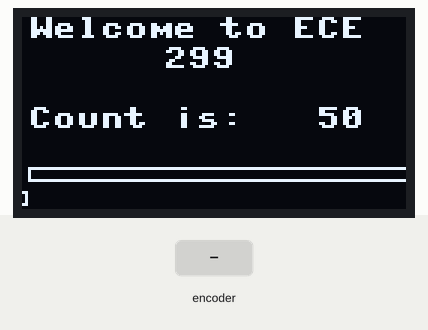
The program below on a simulated Raspberry Pi Pico running MicroPython. On the bench: 128×64 one-colour display. Inputs (shaded band) come from the test bench. Library files of the repository ran but are not shown: ssd1306.py; what the program prints to the serial console is not drawn.

Above: at 1.2 s.
1.3 s: rotary encoder on GP1 (EncoderA) / GP0 (EncoderB) turned 1 step (first pin leading)
Timing chart, 0 to 4.3 s (numbered marks = the images above; inputs shaded):
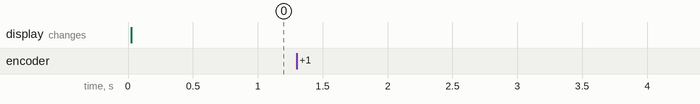

The program:

encoder.py
```python
from machine import Pin, SPI # SPI is a class associated with the machine library.


# The below specified libraries have to be included. Also, ssd1306.py must be saved on the Pico.
from ssd1306 import SSD1306_SPI # this is the driver library and the corresponding class
import framebuf # this is another library for the display.


# Define columns and rows of the oled display. These numbers are the standard values.
SCREEN_WIDTH = 128 #number of columns
SCREEN_HEIGHT = 64 #number of rows

EncoderState = 0
UpdateDisplay = True

#
# Encoder service routine for terminal A and B
#

def DoEncoder( Encoder, State ):
    global EncoderState
    global Count
    global UpdateDisplay

#
# Debug output
#
    print( EncoderState, Encoder, State )

    if ( EncoderState == 0 ):
#
# Check for input A going low ( encoder turning left )
#
        if (( Encoder == 'A' ) and ( State == 4 )):
            EncoderState = 1

#
# Check for input B going low ( encoder turning right )
#
        if (( Encoder == 'B' ) and ( State == 4 )):
            EncoderState = 4

#
# Encoding turing right squence ( A=0 then B=0 then A=1 and finally B=1 )
#

    elif( EncoderState == 1 ):
#
# This should be input B going low
#
        if (( Encoder == 'B' ) and ( State == 4 )):
            EncoderState = 2
        else:
            EncoderState = 0

    elif ( EncoderState == 2 ):
#
# This should be input A going high
#
        if (( Encoder == 'A' ) and ( State == 8 )):
            EncoderState = 3
        else:
            EncoderState = 0

    elif ( EncoderState == 3 ):
#
# Finally input B should go high
#
        if (( Encoder == 'B' ) and ( State == 8 )):

#
# The shaft is turing right so increment the count
#
            if ( Count < 99 ):
                Count = Count + 1
                UpdateDisplay = True


        EncoderState = 0


#
# Encoding turing left squence ( B=0 then A=0 then B=1 and finally A=1 )
#

    elif ( EncoderState == 4 ):
#
# This should be input A going low
#
        if (( Encoder == 'A' ) and ( State == 4 )):
            EncoderState = 5
        else:
            EncoderState = 0

    elif ( EncoderState == 5 ):
#
# This should be input B going high
#
        if (( Encoder == 'B' ) and ( State == 8 )):
            EncoderState = 6
        else:
            EncoderState = 0

    elif ( EncoderState == 6 ):
#
# This should be input A going high
#
        if (( Encoder == 'A' ) and ( State == 8 )):
#
# The shaft is turing left so decrement the count
#
            if ( Count != 0 ):
                Count = Count - 1
                UpdateDisplay = True

        EncoderState = 0

    else:
        EncoderState = 0

    return( True )

#
# Service terminal A interrupt
#

def EncoderAInterrupt( Pin ):
    DoEncoder( 'A', Pin.irq().flags())
    return( True )

#
# Service terminal B interrupt
#

def EncoderBInterrupt( Pin ):
    DoEncoder( 'B', Pin.irq().flags())
    return( True )

#
# GPIO 4 ( Pin 6 ) is connected to terminal A on the encoder
#
EncoderA = Pin( 1, Pin.IN )

#
# GPIO 2 ( Pin 4 ) is connected to terminal B on the encoder
#

EncoderB = Pin( 0, Pin.IN )

#
# Enable interrupt detection for both rising and falling edges of both signals
#

EncoderA.irq( handler= EncoderAInterrupt, trigger=Pin.IRQ_FALLING | Pin.IRQ_RISING, hard=True )
EncoderB.irq( handler= EncoderBInterrupt, trigger=Pin.IRQ_FALLING | Pin.IRQ_RISING, hard=True )


# Initialize I/O pins associated with the oled display SPI interface

spi_sck = Pin(6) # sck stands for serial clock; always be connected to SPI SCK pin of the Pico
spi_sda = Pin(7) # sda stands for serial data;  always be connected to SPI TX pin of the Pico; this is the MOSI
spi_res = Pin(10) # res stands for reset; to be connected to a free GPIO pin
spi_dc  = Pin(8) # dc stands for data/command; to be connected to a free GPIO pin
spi_cs  = Pin(9) # chip select; to be connected to the SPI chip select of the Pico

#
# SPI Device ID can be 0 or 1. It must match the wiring.
#
SPI_DEVICE = 0 # Because the peripheral is connected to SPI 0 hardware lines of the Pico

#
# initialize the SPI interface for the OLED display
#
oled_spi = SPI( SPI_DEVICE, baudrate= 10000, sck= spi_sck, mosi= spi_sda )

#
# Initialize the display
#
oled = SSD1306_SPI( SCREEN_WIDTH, SCREEN_HEIGHT, oled_spi, spi_dc, spi_res, spi_cs, True )


# Assign a value to a variable
Count = 50

while ( True ):

        if ( UpdateDisplay == True ):

            UpdateDisplay = False
#
# Clear the buffer
#
            oled.fill(0)

#
# Update the text on the screen
#
            oled.text("Welcome to ECE", 0, 0) # Print the text starting from 0th column and 0th row
            oled.text("299", 45, 10) # Print the number 299 starting at 45th column and 10th row
            oled.text("Count is: %4d" % Count, 0, 30 ) # Print the value stored in the variable Count.

#
# Draw box below the text
#
            oled.rect( 0, 50, 128, 5, 1  )

#
# Transfer the buffer to the screen
#
            oled.show()
```

Measured:
- after the input at 1.3 s, every drawn part: stays the same
